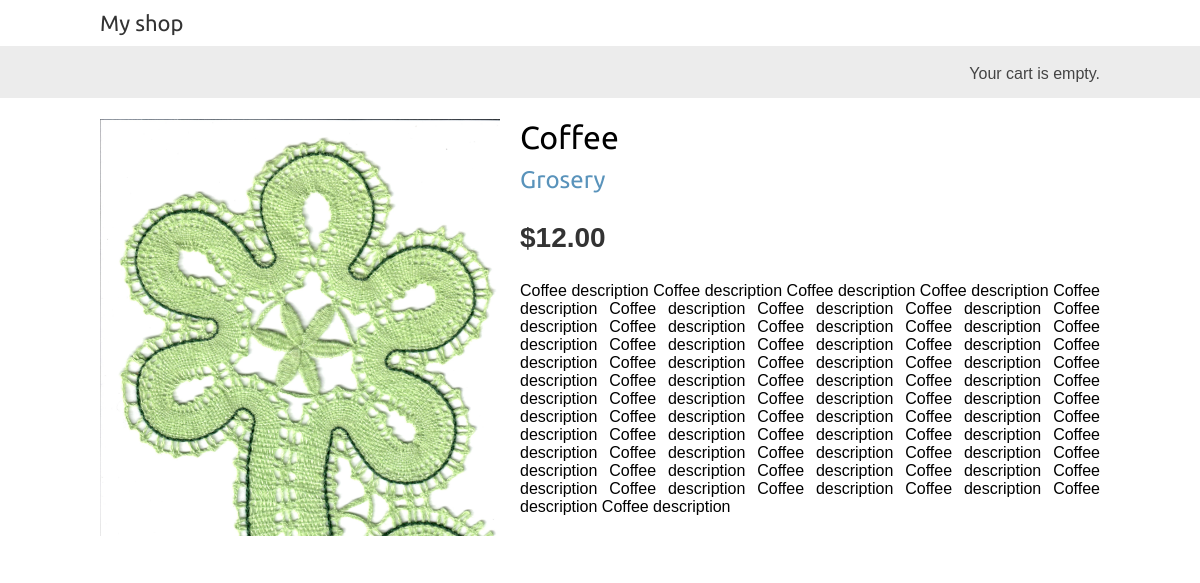
The app's page /2/coffee/ with its own data.
### shop/models.py (models this page shows, shortened)
class Product(models.Model):
    category = models.ForeignKey(Category, related_name='products', on_delete=models.CASCADE)
    name = models.CharField(max_length=200)
    slug = models.SlugField(max_length=200)
    image = models.ImageField(upload_to='products/%Y/%m/%d', blank=True)
    description = models.TextField(blank=True)
    price = models.DecimalField(max_digits=10, decimal_places=2)
    available = models.BooleanField(default=True)
    created = models.DateTimeField(auto_now_add=True)
    updated = models.DateTimeField(auto_now=True)
    class Meta:
        ordering = ['name']
        indexes = [
            models.Index(fields=['id', 'slug']),
            models.Index(fields=['name']),
            models.Index(fields=['-created']),
        ]

class Category(models.Model):
    name = models.CharField(max_length=200)
    slug = models.SlugField(max_length=200, unique=True)
    class Meta:
        ordering = ['name']
        indexes = [models.Index(fields=['name']), ]
        verbose_name = 'category'
        verbose_name_plural = 'categories'
    def __str__(self):
        return self.name
    def get_absolute_url(self):
        return reverse('shop:product_list_by_category', args=[self.slug])

### shop/views.py (the view)
# urls.py: path('<int:id>/<slug:slug>/', views.product_detail, name='product_detail'),
def product_detail(request, id, slug):
    product = get_object_or_404(Product, id=id, slug=slug, available=True)
    return render(request,
                  'shop/product/detail.html',
                  {'product': product})

### shop/templates/shop/product/detail.html (shortened to what this page needs)
{% extends "shop/base.html" %}
{% load static %}
{% block content %}
<div class="product-detail">
<img src="{% if product.image %}{{ product.image.url }}{% else %}
{% static "img/no_image.png" %}{% endif %}">
<h1>{{ product.name }}</h1>
<h2>
<a href="{{ product.category.get_absolute_url }}">
{{ product.category }}
</a>
</h2>
<p class="price">${{ product.price }}</p>
{{ product.description|linebreaks }}
</div>
{% endblock %}

### shop/templates/shop/base.html (shortened to what this page needs)
{% load static %}
<!DOCTYPE html>
<html>
<head>
<link href="{% static "css/base.css" %}" rel="stylesheet">
</head>
<body>
<div id="header">
<a href="/" class="logo">My shop</a>
</div>
<div id="subheader">
<div class="cart">
Your cart is empty.
</div>
</div>
<div id="content">
{% block content %}
{% endblock %}
</div>
</body>
</html>

### shop/static/css/base.css (style rules this page uses)
body { margin:0; padding:0; font-family:helvetica, sans-serif; }
h1, h2, h3, h4, h5 , h6 { font-family: 'Ubuntu', sans-serif; font-weight:normal; }
a { text-decoration:none; color:#5993bb; }
#header { padding:10px 100px; font-size:18px; overflow:auto; }
#subheader { background:#ececec; color:#444; padding:15px 100px; overflow:auto; }
#header .logo { font-family: 'Ubuntu', sans-serif; float:left; color:#333; font-size:22px; margin-right:10%; }
#subheader .cart { float:right; padding-top:4px; }
#content { padding:0 100px; overflow:hidden; }
.product-detail { text-align:justify; }
.product-detail .price { color:#333; font-size:28px; font-weight:bold; }
.product-detail img { width:40%; float:left; padding:0 20px 20px 0; }
.product-detail h1 { margin-bottom:0; }
.product-detail h2 { margin-top:10px; }

### records on screen
Product: image (picture), name "Coffee", category "Grosery", price "12.00", description "Coffee description Coffee description Coffee description Coffee description Coffee description Coffee description Coffee description Coffee description Coffee description Coffee description Coffee description Coffee description Coffee description Coffee description Coffee description Coffee description Coffee description Coffee description Coffee description Coffee description Coffee description Coffee description Coffee description Coffee description Coffee description Coffee description Coffee description Coffee description Coffee description Coffee description Coffee description Coffee description Coffee description Coffee description Coffee description Coffee description Coffee…"
